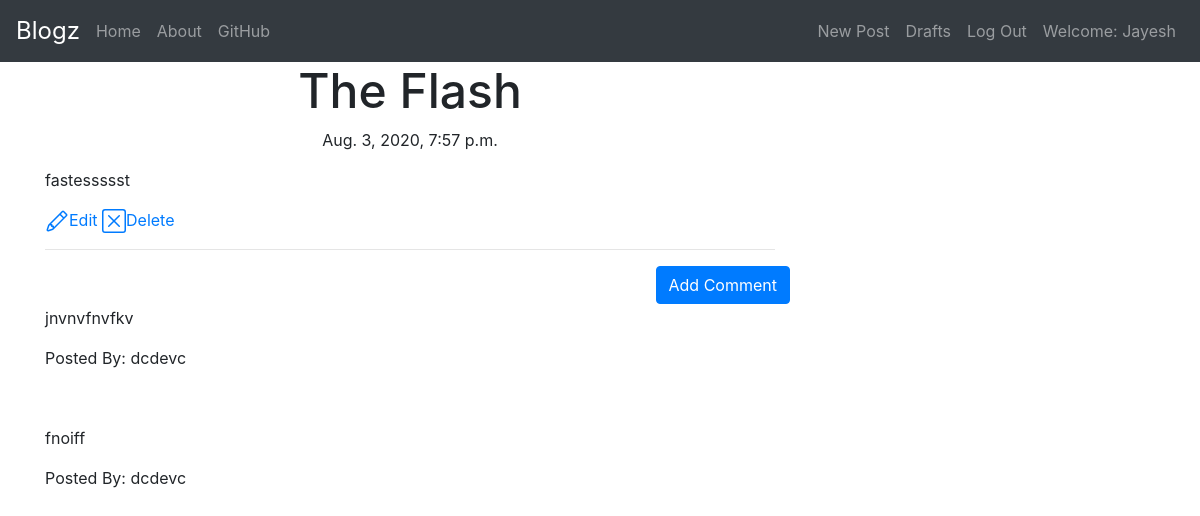
Screenshot of /post/6 (signed in) with the database file from the repository.
### blog/models.py (models this page shows, shortened)
class Post(models.Model):
    author = models.ForeignKey('auth.User',on_delete=models.DO_NOTHING)
    title = models.CharField(max_length=200)
    text = models.TextField()
    createDate = models.DateTimeField(default=timezone.now)
    publishedDate = models.DateTimeField(blank=True, null=True)

class Comment(models.Model):
    post = models.ForeignKey('blog.Post',related_name='comments',on_delete=models.CASCADE)
    author = models.CharField(max_length=200)
    text = models.TextField()
    createDate = models.DateField(default=timezone.now)
    approvedComments = models.BooleanField(default=False)
    def __str__(self):
        return self.text

### blog/views.py (the view)
# urls.py: re_path(r'^post/(?P<pk>\d+)$',views.PostDetailView.as_view(),name='post_detail'),
class PostDetailView(DetailView):
    model = Post
    template_name = 'blog/post_detail.html'

### blog/templates/blog/post_detail.html (shortened to what this page needs)
{% extends "blog/base.html" %}
{% block content %}
    <h1 class="posttitle loader">{{post.title}}</h1>
    {% if post.publishedDate %}
        <div class="date postdate">
            {{post.publishedDate}}
        </div>
    {% else %}
        <a class="btn btn-primary" href="{%url 'post_publish' pk=post.pk%}">Publish</a>
    {% endif %}
    <p class="postcontent">{{post.text|safe|linebreaksbr}}</p>
    {% if user.is_authenticated %}
        <a href="{%url 'post_edit' pk=post.pk%}">
            Edit
        </a>
        <a href="{%url 'post_remove' pk=post.pk%}">
            Delete
        </a>
        </div>
    {% endif %}
        <hr>
        <a href="{%url 'add_comment_to_post' pk=post.pk%}" class="btn btn-primary btn-comment">Add Comment</a>
            {% for comment in post.comments.all %}
                <br>
                {% if user.is_authenticated or comment.approvedComments %}
                    <p>{{comment|safe|linebreaks}}</p>
                    <p>Posted By: {{comment.author}}</p>
                {% endif %}
                {%empty%}
                <p>No Comment</p>
            {% endfor %}
        </div>
{% endblock content %}

### blog/templates/blog/base.html (shortened to what this page needs)
<!DOCTYPE html>
{% load static %}
<html lang="en">
<head>
    <link rel="stylesheet" href="https://stackpath.bootstrapcdn.com/bootstrap/4.4.1/css/bootstrap.min.css">
    <link rel="stylesheet" href="//cdn.jsdelivr.net/npm/medium-editor@latest/dist/css/medium-editor.min.css" type="text/css" media="screen" charset="utf-8">
    <link rel="stylesheet" href="{% static 'blog/css/blog.css'%}">
</head>
<body>
    <nav class="navbar navbar-expand-lg navbar-dark bg-dark techfont flex-column flex-md-row">
        <a class="navbar-brand bigbrand mr-0 mr-md-2" href="{%url 'post_list'%}">Blogz</a>
        <div class="collapse navbar-collapse flex-row" id="navbarNavAltMarkup">
            <div class="nav navbar-nav ">
                <a class="nav-item nav-link" href="{% url 'post_list' %}">Home</a>
                <a class="nav-item nav-link" href="{% url 'about' %}">About</a>
                <a class="nav-item nav-link" href="https://www.github.com/Mr-Jayesh/">GitHub</a>
            </div>
            <div class="nav navbar-nav ml-md-auto">
                {% if user.is_authenticated %}
                    <a class="nav-item nav-link" href="{% url 'post_new' %}">New Post</a>
                    <a class="nav-item nav-link" href="{% url 'post_draft_list' %}">Drafts</a>
                    <a class="nav-item nav-link" href="{% url 'logout' %}">Log Out</a>
                    <a class="nav-item nav-link">Welcome: {{user.username}}</a>
                {% else %}
                    <a class="nav-item nav-link" href="{%url 'login'%}">Login</a>
                {% endif %}
            </div>
        </div>
      </nav>
    <div class="content container">
        <div class="row">
            <div class="col-md-8">
                <div class="blog_posts">
                    {% block content %}
                    {% endblock content %}
                </div>
            </div>
</body>
</html>

### blog/static/blog/css/blog.css (style rules this page uses)
.techfont { background-color: rgb(26, 25, 25); }
.bigbrand { font-size: 1.5em; }
.loader { filter:hue-rotate(0deg); color:linear-gradient(45deg,#0f8,#08f); animation:hue 10000ms infinite linear; }
.postdate { text-align: center; }
.posttitle { font-size: 3em; text-align: center; }
.postcontent { font-size: 1.5em; }
.btn-comment { position: absolute; right: 0px; }

### rows the page displays
Post: title "The Flash", publishedDate "Aug. 3, 2020, 7:57 p.m.", text "fastessssst"
Comment: text "jnvnvfnvfkv", author "dcdevc"
Comment: text "fnoiff", author "dcdevc"

### other values shown
{{ user.username }} "Jayesh"
